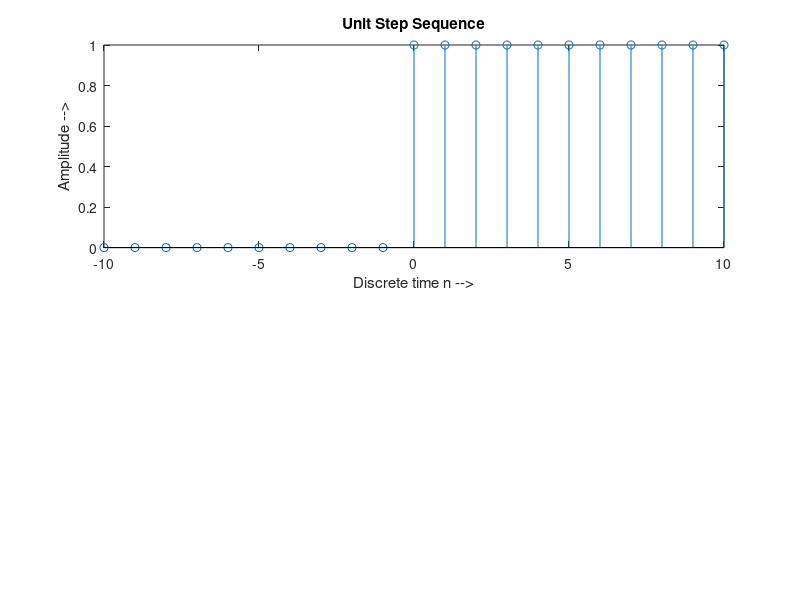

Reproduce this figure in MATLAB. (Note: this script raises an error after producing the figure.)
clc;
close all;
clear all;

%Unit Step function for discrete time signal
n=-10:1:10;
step=[zeros(1,10),ones(1,11)];
subplot(2,1,1)
stem(n,step);
xlabel('Discrete time n -->'); ylabel('Amplitude -->');
title('Unit Step Sequence');

%Unit Step function for continuous time signal
t = -20:0.001:20;
y = heaviside(t);
subplot(2,1,2);
plot(t,y,'Linewidth',3);
axis([-20 20 -1 1]);
subplot(2,1,2);

